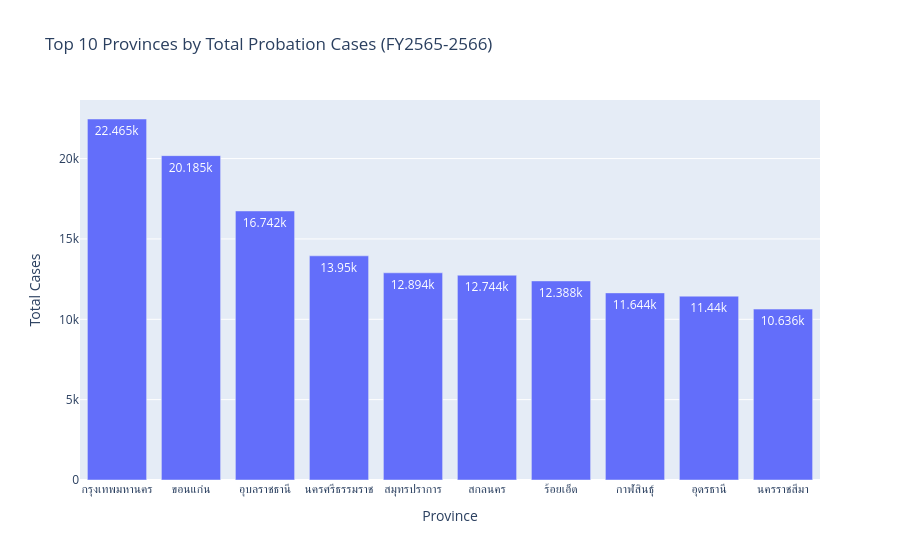

Source (notebook cell):
### Markdown cell above
### แผนภาพที่ 1: อันดับจังหวัดที่รับคดีคุมความประพฤติสูงสุด
เป้าหมาย: แสดง 10 จังหวัดที่มีจำนวนคดีสอดส่องรวมสูงสุด

### Code cell
df_prov = df_long.groupby('Province')['Cases'].sum().reset_index().sort_values('Cases', ascending=False).head(10)

fig1 = px.bar(df_prov, x='Province', y='Cases', 
              title='Top 10 Provinces by Total Probation Cases (FY2565-2566)',
              labels={'Province': 'Province', 'Cases': 'Total Cases'},
              text_auto=True)
fig1.show()

### Figure 1 — Plotly figure (JSON) as saved in the notebook; plotly's stock layout.template omitted (floating-point values rounded to 4 significant figures)
{"data": [{"hovertemplate": "Province=%{x}<br>Total Cases=%{y}<extra></extra>", "legendgroup": "", "marker": {"color": "#636efa", "pattern": {"shape": ""}}, "name": "", "orientation": "v", "showlegend": false, "textposition": "auto", "texttemplate": "%{y}", "type": "bar", "x": ["กรุงเทพมหานคร", "ขอนแก่น", "อุบลราชธานี", "นครศรีธรรมราช", "สมุทรปราการ", "สกลนคร", "ร้อยเอ็ด", "กาฬสินธุ์", "อุดรธานี", "นครราชสีมา"], "xaxis": "x", "y": [22465, 20185, 16742, 13950, 12894, 12744, 12388, 11644, 11440, 10636], "yaxis": "y"}], "layout": {"barmode": "relative", "legend": {"tracegroupgap": 0}, "title": {"text": "Top 10 Provinces by Total Probation Cases (FY2565-2566)"}, "xaxis": {"anchor": "y", "domain": [0.0, 1.0], "title": {"text": "Province"}}, "yaxis": {"anchor": "x", "domain": [0.0, 1.0], "title": {"text": "Total Cases"}}}}
